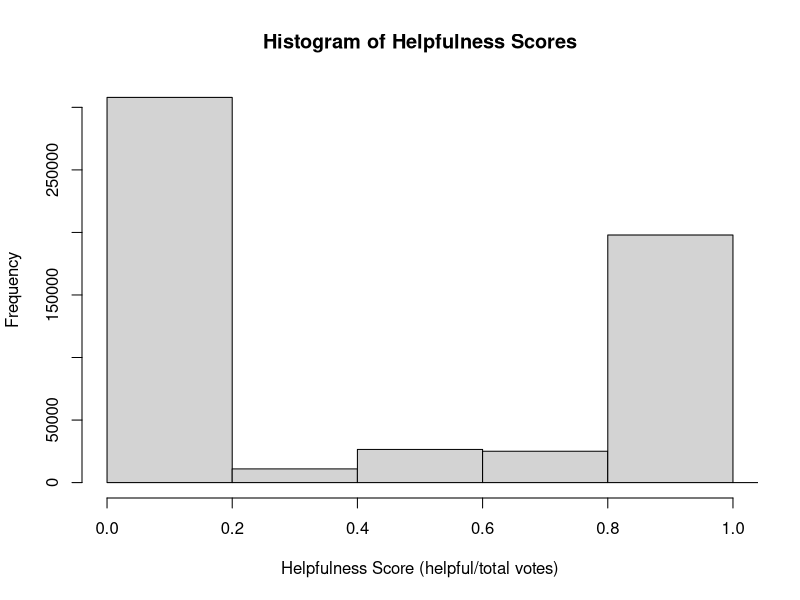

This figure's R source:
# Helpfulness Prediction Data Visualization
# Ryan A. Mannion

setwd("/users/ryanmannion/LING472/helpfulnessprediction")
review_data <- read.table("review_data.tab", header=T)
names(review_data) <- c("hnum", "hdenom", "score")
head(review_data)

attach(review_data)
help_score <- hnum/hdenom
help_score[is.nan(help_score)] <- 0

hist(help_score, xlim=c(0,1), main="Histogram of Helpfulness Scores", 
     xlab="Helpfulness Score (helpful/total votes)")

detach(review_data)


